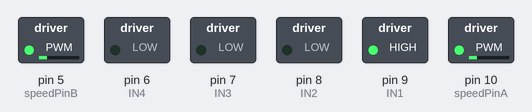
This sketch was run on a simulated Arduino Uno, built with avr-gcc and run on an emulated ATmega328P. Shown: switched loads named in the sketch (green lamp = pin HIGH).

Above: at 0.1 s.
At 5.1 s:
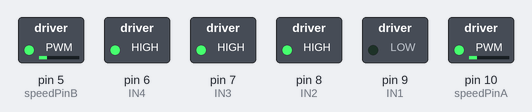
At 12.6 s:
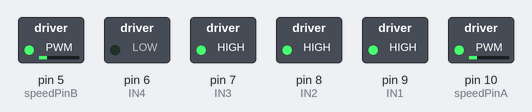
At 20.1 s:
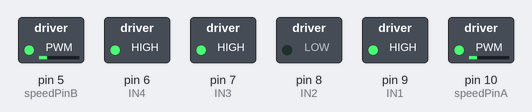
At 29.6 s:
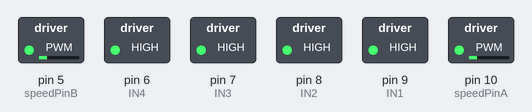
At 37.6 s:
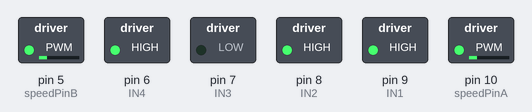
Timing chart, 0 to 40.0 s (numbered marks = the images above):
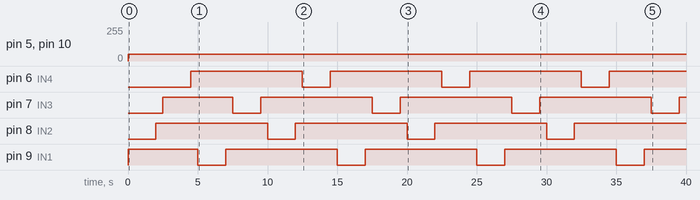

The sketch:

test-l298n.ino
```cpp
int IN1 = 9;
int IN2 = 8;
int speedPinA = 10; // Needs to be a PWM pin to be able to control motor speed

int IN3 = 7;
int IN4 = 6;
int speedPinB = 5; // Needs to be a PWM pin to be able to control motor speed


void setup()
{
  // Set the output pins
  pinMode(IN1, OUTPUT);
  pinMode(IN2, OUTPUT);
  pinMode(IN3, OUTPUT);
  pinMode(IN4, OUTPUT);
  pinMode(speedPinA, OUTPUT);
  pinMode(speedPinB, OUTPUT);
}

void loop()
{
  analogWrite(speedPinA, 50); // Sets speed variable via PWM
  analogWrite(speedPinB, 50); // Sets speed variable via PWM
  // Rotate the Motor A clockwise
  digitalWrite(IN1, HIGH);
  digitalWrite(IN2, LOW);
  delay(2000);
  // Motor A
  digitalWrite(IN1, HIGH);
  digitalWrite(IN2, HIGH);
  delay(500);

  // Rotate the Motor B clockwise
  digitalWrite(IN3, HIGH);
  digitalWrite(IN4, LOW);
  delay(2000);
  // Motor B
  digitalWrite(IN3, HIGH);
  digitalWrite(IN4, HIGH);
  delay(500);

  // Rotates the Motor A counter-clockwise
  digitalWrite(IN1, LOW);
  digitalWrite(IN2, HIGH);
  delay(2000);
  // Motor A
  digitalWrite(IN1, HIGH);
  digitalWrite(IN2, HIGH);
  delay(500);

  // Rotates the Motor B counter-clockwise
  digitalWrite(IN3, LOW);
  digitalWrite(IN4, HIGH);
  delay(2000);
  // Motor B
  digitalWrite(IN3, HIGH);
  digitalWrite(IN4, HIGH);
  delay(500);
}
```

Measured:
- by itself, pin 5 (speedPinB), pin 10 (speedPinA): 0/255 → 50/255 at 0.00 s
- by itself, pin 6 (IN4), pin 8 (IN2): alternates HIGH for 8.0 s and LOW for 2.0 s
- by itself, pin 7 (IN3), pin 9 (IN1): repeats every 10.0 s: LOW 2.0 s, HIGH 8.0 s
